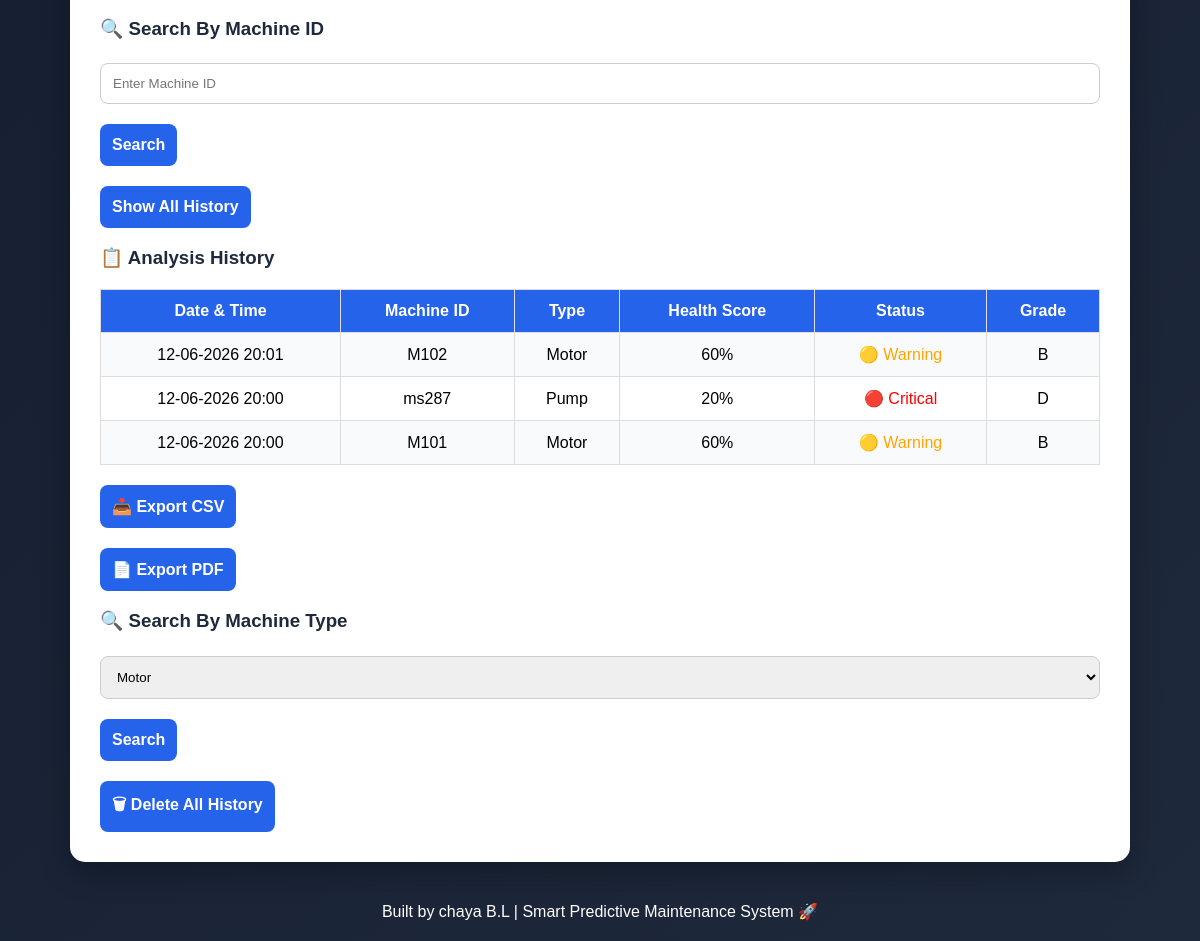
The app's page / (lower part), older data.
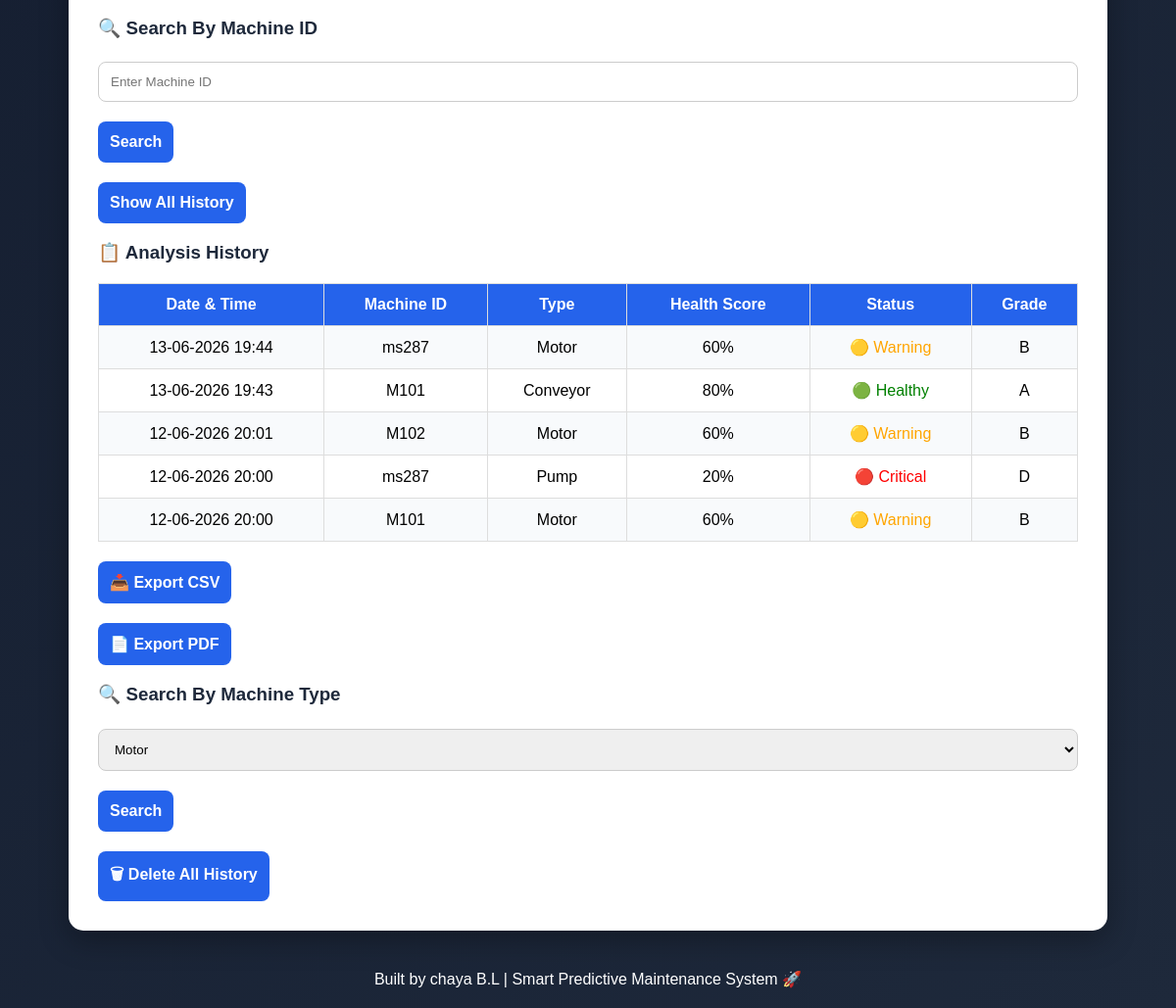
The same page, newer data.
### tables this page shows
CREATE TABLE history(
    id INTEGER PRIMARY KEY AUTOINCREMENT,
    time TEXT,
    machine_id TEXT,
    machine_type TEXT,
    health_score INTEGER,
    status TEXT,
    grade TEXT
);

### app.py (the view)
@app.route("/")
def home():
    conn = sqlite3.connect("machines.db")
    cursor = conn.cursor()
    cursor.execute("""
    SELECT time, machine_id, machine_type,
           health_score, status, grade
    FROM history
    ORDER BY id DESC
    """)
    rows = cursor.fetchall()
    conn.close()
    history_data = []
    for row in rows:
        history_data.append({
            "time": row[0],
            "machine_id": row[1],
            "machine_type": row[2],
            "health_score": row[3],
            "status": row[4],
            "grade": row[5]
        })
    return render_template(
        "index.html",
        history=history_data
    )

### templates/index.html (shortened to what this page needs)
<!DOCTYPE html>
<html>
<head>
    <link rel="stylesheet" href="{{ url_for('static', filename='style.css') }}">
</head>
<body>
<div class="container">
<h3>🔍 Search By Machine ID</h3>
<form action="/search_machine" method="POST">
    <input
        type="text"
        name="machine_id"
        placeholder="Enter Machine ID"
        required>
    <button type="submit">
        Search
    </button>
</form>
<form action="/" method="GET">
    <button type="submit">
        Show All History
    </button>
</form>
{% if history %}
<h3>📋 Analysis History</h3>
<table>
    <tr>
        <th>Date & Time</th>
        <th>Machine ID</th>
        <th>Type</th>
        <th>Health Score</th>
        <th>Status</th>
        <th>Grade</th>
    </tr>
        {% for item in history %}
        <tr>
            <td>{{ item.time }}</td>
            <td>{{ item.machine_id }}</td>
            <td>{{ item.machine_type }}</td>
            <td>{{ item.health_score }}%</td>
            <td style="color:
                {% if 'Healthy' in item.status %}
                green
                {% elif 'Warning' in item.status %}
                orange
                {% else %}
                red
                {% endif %}
                ">
                {{ item.status }}
            </td>
            <td>{{ item.grade }}</td>
        </tr>
        {% endfor %}
</table>
{% endif %}
<form action="/export" method="GET">
    <button type="submit">
        📥 Export CSV
    </button>
</form>
<form action="/export_pdf" method="GET">
    <button type="submit">
        📄 Export PDF
    </button>
</form>
<h3>🔍 Search By Machine Type</h3>
<form action="/search_type" method="POST">
    <select name="machine_type">
        <option>Motor</option>
    </select>
    <button type="submit">
        Search
    </button>
</form>
<form action="/delete_history" method="POST">
    <button type="submit">
        🗑 Delete All History
    </button>
</form>
</div>
<footer>
    Built by chaya B.L | Smart Predictive Maintenance System 🚀
</footer>
</body>
</html>

Row changes from the older to the newer data that the page shows:
added history: time "13-06-2026 19:44", machine_id "ms287", machine_type "Motor", health_score "60", status "🟡 Warning", grade "B"
added history: time "13-06-2026 19:43", machine_id "M101", machine_type "Conveyor", health_score "80", status "🟢 Healthy", grade "A"
